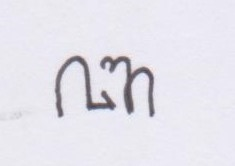
#> input picture data/data_original/Dataset_Collection_4_Data_Sources/ba/326886f8-bf57-4492-9773-090f9a3fab7a.jpg, 235 x 166 px, found by its file name; its folder holds 2 pictures in this run
$ jupyter execute --allow-errors 'v3.1 - 20 Class.ipynb'   (older library calls are emulated)
#> lines starting #> are read from the running program, lines starting #| are printed output that depends on the picture; pictures that were not available may be replaced by others from this repository, and a replacement may not be noted
# Setup Environment

[cell 1]
# pip install tensorflow

[cell 2]
# pip install keras

[cell 3]
# pip install opencv-python

[cell 4]
# pip install imutils

[cell 5]
# pip install matplotlib

[cell 6]
# pip install seaborn

[cell 7]
# pip install scikit-learn

# Import Library

[cell 8]
import pandas as pd
import matplotlib.pyplot as plt
import os
from os.path import join
import random
import cv2
import numpy as np
import matplotlib.pyplot as plt
from tensorflow.keras.utils import to_categorical
from sklearn.model_selection import StratifiedShuffleSplit, train_test_split
from keras.models import Sequential
from tensorflow.keras import layers, models
from tensorflow.keras.layers import Conv2D, MaxPooling2D, Dense, Flatten, Dropout
from tensorflow.keras.layers import Dense, Flatten, Dropout, BatchNormalization , Activation,Conv2D
from keras.optimizers import Adam
from tensorflow.keras.callbacks import EarlyStopping, ReduceLROnPlateau, ModelCheckpoint
from sklearn.metrics import roc_curve, auc, roc_auc_score
from sklearn.metrics import classification_report
import seaborn as sns
from sklearn.metrics import classification_report, accuracy_score,roc_curve,confusion_matrix

# Preprocessing

[cell 9]
import pandas as pd

# path_main = "C:\\Users\\USER-03\\W\\projects_skripsi\\data\\data_preprocessing\\v2.1\\"  # Pastikan ada tanda pemisah di akhir direktori
path_main = "../data/data_preprocessing/v2.1/"
file = path_main + "augmented_labels.csv"
#> (the rest of this cell did not finish here and is left out)

[cell 10]
import matplotlib.pyplot as plt
import os
# Define an empty list
file_counts = []
def countFile(link):
    path = link
    num_files = len([f for f in os.listdir(path) if os.path.isfile(os.path.join(path, f))])
    file_counts.append(num_files)
    print(f"Jumlah File {link} is ", num_files)


countFile("C:\\Users\\USER-03\\W\\projects_skripsi\\data\\data_preprocessing\\v2.1\\Ba")
countFile("C:\\Users\\USER-03\\W\\projects_skripsi\\data\\data_preprocessing\\v2.1\\Ca")
countFile("C:\\Users\\USER-03\\W\\projects_skripsi\\data\\data_preprocessing\\v2.1\\Da")
countFile("C:\\Users\\USER-03\\W\\projects_skripsi\\data\\data_preprocessing\\v2.1\\Dha")
countFile("C:\\Users\\USER-03\\W\\projects_skripsi\\data\\data_preprocessing\\v2.1\\Ga")
countFile("C:\\Users\\USER-03\\W\\projects_skripsi\\data\\data_preprocessing\\v2.1\\Ha")
countFile("C:\\Users\\USER-03\\W\\projects_skripsi\\data\\data_preprocessing\\v2.1\\Ja")
countFile("C:\\Users\\USER-03\\W\\projects_skripsi\\data\\data_preprocessing\\v2.1\\Ka")
countFile("C:\\Users\\USER-03\\W\\projects_skripsi\\data\\data_preprocessing\\v2.1\\La")
countFile("C:\\Users\\USER-03\\W\\projects_skripsi\\data\\data_preprocessing\\v2.1\\Ma")
countFile("C:\\Users\\USER-03\\W\\projects_skripsi\\data\\data_preprocessing\\v2.1\\Na")
countFile("C:\\Users\\USER-03\\W\\projects_skripsi\\data\\data_preprocessing\\v2.1\\Nga")
countFile("C:\\Users\\USER-03\\W\\projects_skripsi\\data\\data_preprocessing\\v2.1\\Nya")
countFile("C:\\Users\\USER-03\\W\\projects_skripsi\\data\\data_preprocessing\\v2.1\\Pa")
countFile("C:\\Users\\USER-03\\W\\projects_skripsi\\data\\data_preprocessing\\v2.1\\Ra")
countFile("C:\\Users\\USER-03\\W\\projects_skripsi\\data\\data_preprocessing\\v2.1\\Sa")
countFile("C:\\Users\\USER-03\\W\\projects_skripsi\\data\\data_preprocessing\\v2.1\\Ta")
countFile("C:\\Users\\USER-03\\W\\projects_skripsi\\data\\data_preprocessing\\v2.1\\Tha")
countFile("C:\\Users\\USER-03\\W\\projects_skripsi\\data\\data_preprocessing\\v2.1\\Wa")
countFile("C:\\Users\\USER-03\\W\\projects_skripsi\\data\\data_preprocessing\\v2.1\\Ya")

# Define the input path aksara
aksara_categories = ['Ba', 'Ca', 'Da', 'Dha', 'Ga', 'Ha', 'Ja', 'Ka', 'La', 'Ma', 'Na',
                     'Nga', 'Nya', 'Pa', 'Ra', 'Sa', 'Ta', 'Tha', 'Wa', 'Ya']

colors = ['red', 'orange', 'yellow', 'green', 'blue', 'pink', 'indigo', 'purple',
          'cyan', 'magenta', 'lime', 'maroon', 'navy', 'olive', 'orchid', 'peru',
          'salmon', 'sienna', 'skyblue', 'tan']  # Colors for each bar

# Create bar chart
plt.figure(figsize=(9, 4))
plt.bar(aksara_categories, file_counts, color=colors)
plt.xlabel('Kategori Aksara', fontsize=14)
plt.ylabel('Jumlah Gambar', fontsize=14)
plt.title('Jumlah Gambar Aksara Jawa', fontsize=16)
plt.xticks(fontsize=10, rotation=10)
plt.tight_layout()

# Show the plot
plt.show()
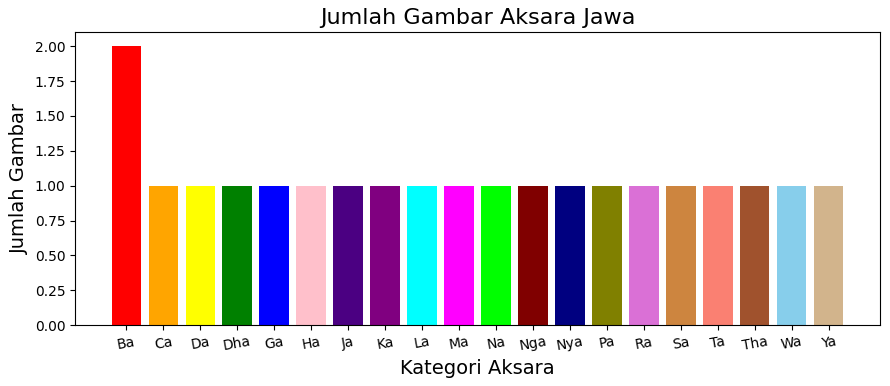
#> figure drawn by matplotlib, 1 panel; tallest bar 2 high, from x = -0.4 to 0.4

[cell 11]
# [78 lines of commented-out code are left out]

[cell 12]
import os
import cv2
import numpy as np
from tensorflow.keras.utils import to_categorical
import matplotlib.pyplot as plt

# Define the input path and aksaraJowo
INPUT_PATH = path_main  # Ganti dengan path ke data Anda
AKSARA = aksara_categories

# Define the target image size
IMAGE_SIZE = (128, 128)

def create_image_generator(input_path, aksaraJowo, image_size):
    for index, jowo in enumerate(aksaraJowo):
        aksara_path = os.path.join(input_path, jowo)

        for filename in os.listdir(aksara_path):
            image_path = os.path.join(aksara_path, filename)
            image = cv2.imread(image_path, cv2.IMREAD_GRAYSCALE)  # Baca gambar sebagai grayscale
            original_image = cv2.cvtColor(cv2.imread(image_path), cv2.COLOR_BGR2RGB)  # Simpan gambar asli
            grayscale_image = image.copy()  # Simpan gambar grayscale
            image = cv2.resize(image, image_size)  # Resize image
            # Normalisasi tidak diperlukan karena gambar sudah dalam skala 0-255
            image_filtered = apply_log_and_threshold(image)

            yield original_image, grayscale_image, image_filtered, index


def load_images(input_path, aksaraJowo, image_size):
    X_original, X_grayscale, X_filtered, y_label = [], [], [], []

    for original_image, grayscale_image, image_filtered, label in create_image_generator(input_path, aksaraJowo, image_size):
        X_original.append(original_image)
        X_grayscale.append(grayscale_image)
        X_filtered.append(image_filtered)
        y_label.append(label)

    X_original = np.array(X_original)
    X_grayscale = np.array(X_grayscale)
    X_filtered = np.array(X_filtered)
    y_label = to_categorical(np.array(y_label))

    return X_original, X_grayscale, X_filtered, y_label

def apply_log_and_threshold(image, kernel_size=9, sigma=0, log_threshold=3):
    # Apply Gaussian Blur
#> called with kernel_size = 9, sigma = 0, log_threshold = 3
    image_gaussian = cv2.GaussianBlur(image, (kernel_size, kernel_size), sigma)
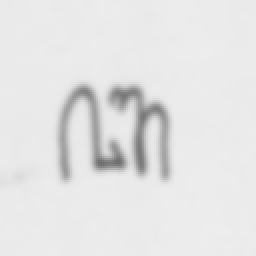
#> image_gaussian: shape (128, 128) (shown 2 times larger); min 109, max 237, mean 228.2
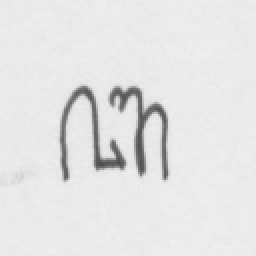
#> image: shape (128, 128) (shown 2 times larger); min 78, max 243, mean 228.2

    # Apply Laplacian of Gaussian (LoG)
    edges_log = cv2.Laplacian(image_gaussian, cv2.CV_64F, ksize=3)
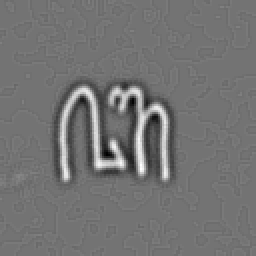
#> edges_log: shape (128, 128) float64 (shown 2 times larger); min -76, max 92, mean 0; drawn with min black and max white

    # Thresholding for Edge Detection Results
    detected_edges_log = np.zeros_like(edges_log)
    detected_edges_log[edges_log > log_threshold] = 255

    return detected_edges_log

# Load images with LoG filter and thresholding applied
#> (the rest of this cell did not finish here and is left out)

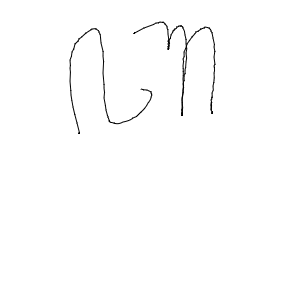
#> input picture data/data_original/Dataset_Collection_4_Data_Sources/ba/4693859050223721713_base64_45.png, 306 x 300 px, found by its file name
#> call 2 of apply_log_and_threshold, with kernel_size = 9, sigma = 0, log_threshold = 3
#> in apply_log_and_threshold (call 2), `image_gaussian = cv2.GaussianBlur(image, (kernel_size, kernel_size), s..`:
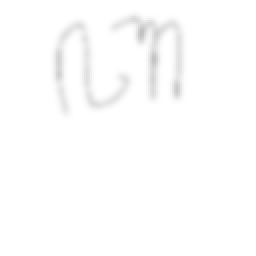
#> image_gaussian: shape (128, 128) (shown 2 times larger); min 191, max 255, mean 253
#> in apply_log_and_threshold (call 2), `edges_log = cv2.Laplacian(image_gaussian, cv2.CV_64F, ksize=3)`:
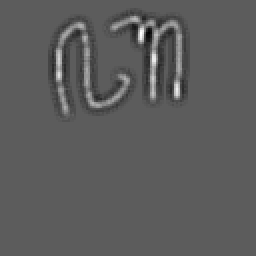
#> edges_log: shape (128, 128) float64 (shown 2 times larger); min -48, max 84, mean 0; drawn with min black and max white
input_shape = (128, 128, 1)

# Select one image to display
index_to_display = 0

# Display the original image, grayscale image, and filtered image
original_image = X_original[index_to_display]
grayscale_image = X_grayscale[index_to_display]
filtered_image = X_filtered[index_to_display]
